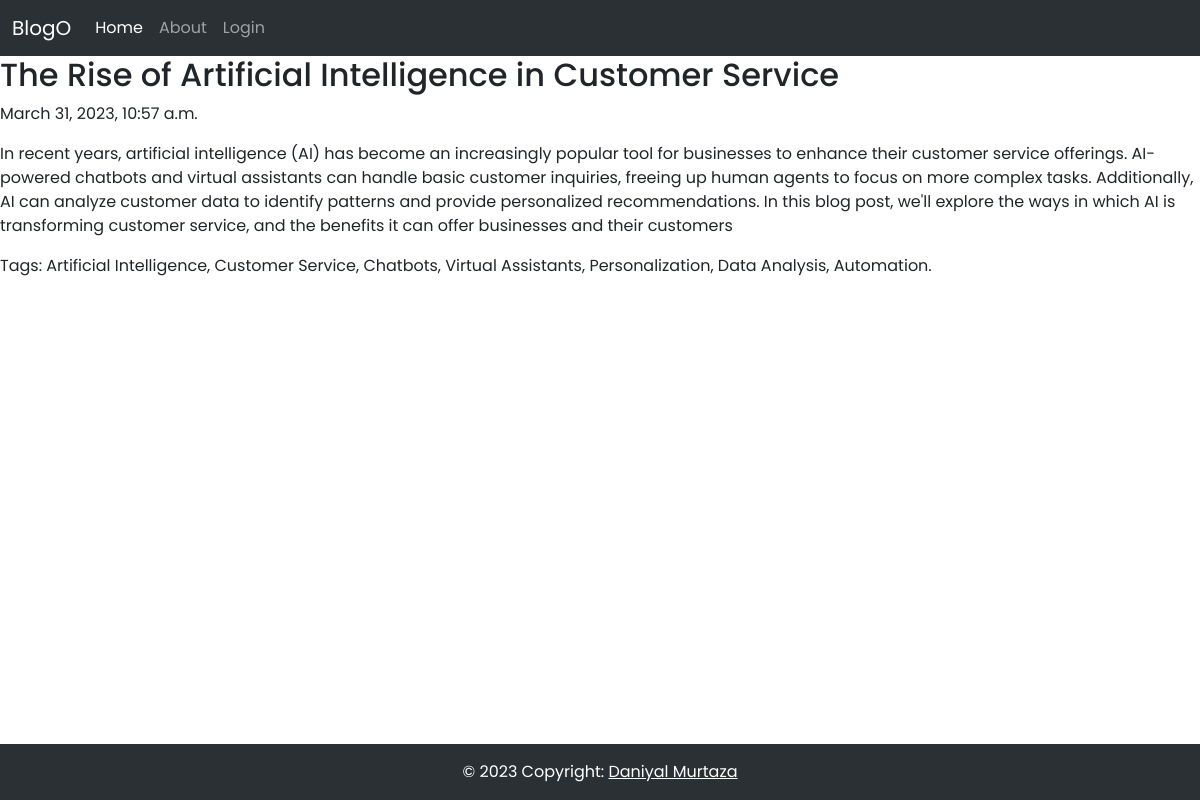
Page /blog/3/ on the committed database.
### blog/models.py (models this page shows, shortened)
class Blog(models.Model):
    title = models.CharField(max_length=200)
    tags = models.CharField(max_length=200)
    text = models.TextField()
    created_at = models.DateTimeField(auto_now_add=True)

### blog/views.py (the view)
# urls.py: path('blog/<int:pk>/', views.blog_detail, name='blog_detail'),
def blog_detail(request, pk):
    blog = Blog.objects.get(id=pk)
    return render(request, 'blog/blog_detail.html', {'blog': blog})

### blog/templates/blog/blog_detail.html
{% extends 'base.html' %}
{% block content %}
    <h2>{{ blog.title }}</h2>
    <p>{{ blog.created_at }}</p>
    <p>{{ blog.text }}</p>
    <p>Tags: {{ blog.tags }}</p>
{% endblock %}

### rows in the picture
Blog: title "The Rise of Artificial Intelligence in Customer Service", created_at "March 31, 2023, 10:57 a.m.", text "In recent years, artificial intelligence (AI) has become an increasingly popular tool for businesses to enhance their customer service offerings. AI-powered chatbots and virtual assistants can handle basic customer inquiries, freeing up human agents to focus on more complex tasks. Additionally, AI can analyze customer data to identify patterns and provide personalized recommendations. In this blog post, we'll explore the ways in which AI is transforming customer service, and the benefits it can offer businesses and their customers", tags "Artificial Intelligence, Customer Service, Chatbots, Virtual Assistants, Personalization, Data Analysis, Automation."
